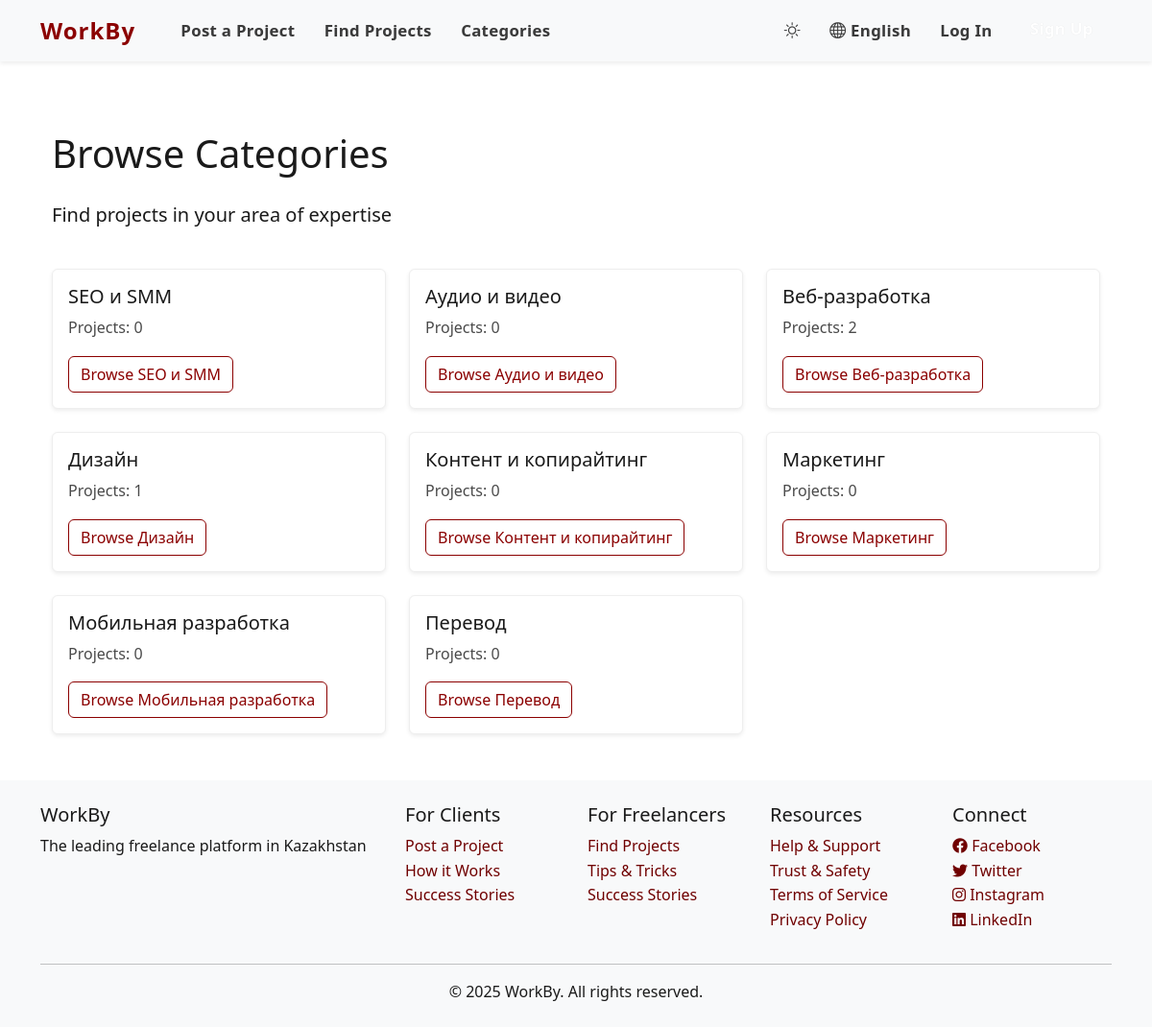
Page /categories/ on the committed database.
### jobs/models.py (models this page shows, shortened)
class Category(models.Model):
    name = models.CharField(_('Name'), max_length=100)
    slug = models.SlugField(_('Slug'), max_length=100, unique=True)
    description = models.TextField(_('Description'), blank=True)
    class Meta:
        verbose_name = _('Category')
        verbose_name_plural = _('Categories')
        ordering = ['name']

### jobs/views.py (the view)
# urls.py: path('categories/', views.category_list_view, name='category_list'),
def category_list_view(request):
    categories = Category.objects.all()
    context = {
        'categories': categories,
    }
    return render(request, 'jobs/category_list.html', context)

### templates/jobs/category_list.html (shortened to what this page needs)
{% extends 'base.html' %}
{% load i18n %}
{% load static %}
{% block content %}
<div class="container mt-5">
    <div class="row">
        <div class="col-lg-12">
            <h1 class="mb-4">{% trans "Browse Categories" %}</h1>
            <p class="lead">{% trans "Find projects in your area of expertise" %}</p>
        </div>
    </div>
    <div class="row mt-4">
        {% for category in categories %}
        <div class="col-md-4 mb-4">
            <div class="card h-100 shadow-sm">
                <div class="card-body">
                    <h5 class="card-title">{{ category.name }}</h5>
                    <p class="card-text text-muted">
                        {% trans "Projects" %}: {{ category.projects.count }}
                    </p>
                    <a href="{% url 'jobs:category_detail' category.slug %}" class="btn btn-outline-primary">
                        {% trans "Browse" %} {{ category.name }}
                    </a>
                </div>
            </div>
        </div>
        {% empty %}
        <div class="col-12">
            <div class="alert alert-info">
                {% trans "No categories found." %}
            </div>
        </div>
        {% endfor %}
    </div>
</div>
{% endblock %}

### static/css/style.css (style rules this page uses)
:root { --primary-color: #8B0000; --secondary-color: #6c757d; --background-color: #FFFFFF; --text-color: #1A1A1A; --danger-color: #dc3545; --warning-color: #ffc107; --info-color: #17a2b8; --success-color: #28a745; }
body { font-family: 'Segoe UI', Tahoma, Geneva, Verdana, sans-serif; line-height: 1.6; color: var(--text-color); background-color: var(--background-color); min-height: 100vh; display: flex; flex-direction: column; }
.btn-outline-primary { color: var(--primary-color) !important; border-color: var(--primary-color) !important; }
body { display: flex; flex-direction: column; min-height: 100vh; }
.card { transition: all 0.3s ease; border-color: #eee; }
a { color: #700000; text-decoration: none; transition: color 0.3s ease, transform 0.2s ease; }
.text-muted { color: #4a4a4a !important; }

### rows in the picture
Category: name "SEO и SMM", projects.count "0"
Category: name "Аудио и видео", projects.count "0"
Category: name "Веб-разработка", projects.count "2"
Category: name "Дизайн", projects.count "1"
Category: name "Контент и копирайтинг", projects.count "0"
Category: name "Маркетинг", projects.count "0"
Category: name "Мобильная разработка", projects.count "0"
Category: name "Перевод", projects.count "0"

### other values in the picture
{{ current_lang.name_local }} "English"
